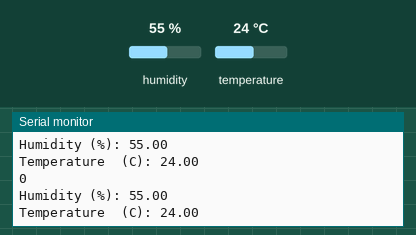
Simulated run of this sketch. Board: Arduino Uno, built with avr-gcc and run on an emulated ATmega328P. On the bench: the last lines printed to the serial monitor. The inputs (shaded band) are chosen by the test bench; at power-on: humidity 55 %, temperature 24 °C. The ROS host is connected and sends only what is stated.

Above: at 2.8 s.
2.9 s: humidity set to 22 %
At 4.7 s:
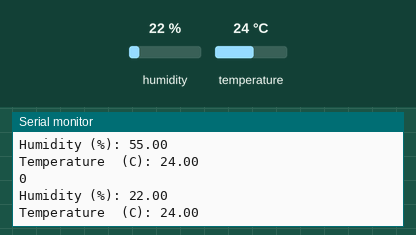
5.6 s: temperature set to 12 °C
At 7.1 s:
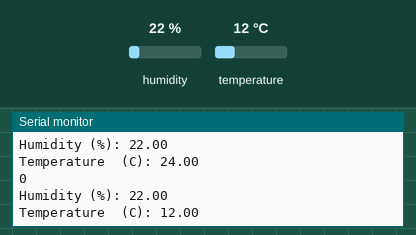
8.3 s: humidity set to 40 %
At 10.7 s:
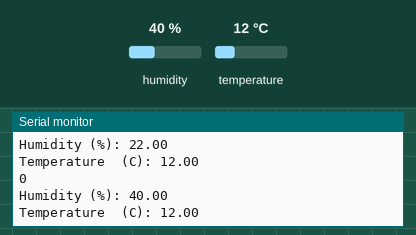
Timing chart, 0 to 12.2 s (numbered marks = the images above; inputs shaded):
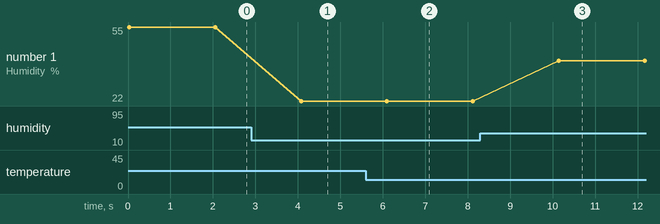

Measured:
- after the input at 2.9 s, the serial monitor: prints a new line after 1.2 s (image 1)
- after the input at 5.6 s, the serial monitor: prints a new line after 0.52 s (image 2)
- after the input at 8.3 s, the serial monitor: prints a new line after 1.8 s (image 3)
- plotted number 1: 55 → 22 after the input at 2.9 s, 22 → 40 after the input at 8.3 s

The sketch:

dht11.ino.ino
```cpp
#include <dht11.h>
#include<ros.h>
#define DHT11PIN 4
#include<std_msgs/String.h>
#include <string.h>

std_msgs::String str_msg;
ros::Publisher chatter("chatter", &str_msg);
ros::NodeHandle  nh;


dht11 DHT11;

void  setup()
{
  Serial.begin(9600);
  nh.initNode();
  nh.advertise(chatter);

}

void loop()
{
  Serial.println();

  int chk = DHT11.read(DHT11PIN);
  Serial.println(chk);

  Serial.print("Humidity (%): ");
  Serial.println((float)DHT11.humidity, 2);

  Serial.print("Temperature  (C): ");
  Serial.println((float)DHT11.temperature, 2);
  //String str=String("Humidity: ")+String(DHT11.humidity)+String("\n")+String("Temperature: ")+String(DHT11.temperature)+String("\n");
  //str_msg.data=str.c_str();
  //chatter.publish( &str_msg );

  delay(2000);

}
```
